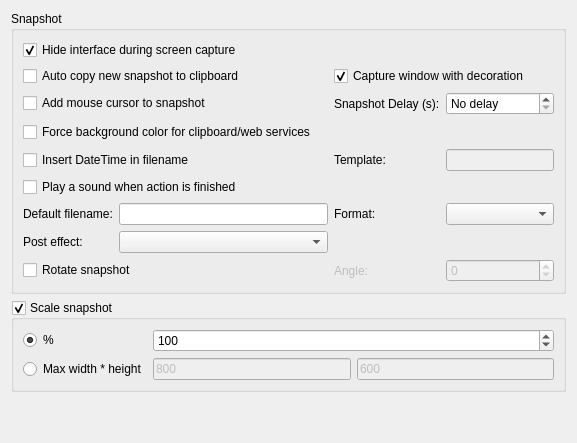
         <widget class="QWidget" name="tab_4">
          <attribute name="icon">
           <iconset resource="../res/hotshots.qrc">
            <normaloff>:/hotshots/snapshot.png</normaloff>:/hotshots/snapshot.png</iconset>
          </attribute>
          <attribute name="title">
           <string>Snapshot</string>
          </attribute>
          <layout class="QGridLayout" name="gridLayout_15">
           <item row="0" column="0">
            <widget class="QGroupBox" name="groupBox">
             <property name="title">
              <string>Snapshot</string>
             </property>
             <layout class="QGridLayout" name="gridLayout_11">
              <item row="1" column="0" colspan="3">
               <widget class="QCheckBox" name="checkBoxAutoCopyToClipboard">
                <property name="text">
                 <string>Auto copy new snapshot to clipboard</string>
                </property>
               </widget>
              </item>
              <item row="4" column="0" colspan="3">
               <widget class="QCheckBox" name="checkBoxAddDate">
                <property name="toolTip">
                 <string>Inserting current date time into saved filename</string>
                </property>
                <property name="text">
                 <string>Insert DateTime in filename</string>
                </property>
               </widget>
              </item>
              <item row="7" column="0" colspan="2">
               <widget class="QLabel" name="labFilename">
                <property name="text">
                 <string>Default filename:</string>
                </property>
               </widget>
              </item>
              <item row="7" column="3">
               <widget class="QLabel" name="labFormat">
                <property name="text">
                 <string>Format:</string>
                </property>
               </widget>
              </item>
              <item row="4" column="3">
               <widget class="QLabel" name="labMask">
                <property name="text">
                 <string>Template: </string>
                </property>
               </widget>
              </item>
              <item row="4" column="4">
               <widget class="QLineEdit" name="lineEditDateTimeTemplate">
                <property name="enabled">
                 <bool>false</bool>
                </property>
                <property name="sizePolicy">
                 <sizepolicy hsizetype="Preferred" vsizetype="Fixed">
                  <horstretch>0</horstretch>
                  <verstretch>0</verstretch>
                 </sizepolicy>
                </property>
                <property name="minimumSize">
                 <size>
                  <width>0</width>
                  <height>0</height>
                 </size>
                </property>
               </widget>
              </item>
              <item row="7" column="4">
               <widget class="QComboBox" name="comboBoxDefaultFormat">
                <property name="toolTip">
                 <string>Default saving image format</string>
                </property>
               </widget>
              </item>
              <item row="7" column="2">
               <widget class="QLineEdit" name="lineEditDefaultName">
                <property name="toolTip">
                 <string>Default filename</string>
                </property>
               </widget>
              </item>
              <item row="5" column="3" colspan="2">
               <widget class="QLabel" name="labelExampleDateTime">
                <property name="enabled">
                 <bool>false</bool>
                </property>
                <property name="text">
                 <string/>
                </property>
               </widget>
              </item>
              <item row="9" column="0" colspan="2">
               <widget class="QLabel" name="label_2">
                <property name="text">
                 <string>Post effect:</string>
                </property>
               </widget>
              </item>
              <item row="9" column="2">
               <widget class="QComboBox" name="comboBoxPostEffect"/>
              </item>
              <item row="10" column="0" colspan="3">
               <widget class="QCheckBox" name="checkBoxRotateImage">
                <property name="text">
                 <string>Rotate snapshot</string>
                </property>
               </widget>
              </item>
              <item row="10" column="4">
               <widget class="QDoubleSpinBox" name="doubleSpinBoxAngle">
                <property name="enabled">
                 <bool>false</bool>
                </property>
                <property name="decimals">
                 <number>0</number>
                </property>
                <property name="minimum">
                 <double>-360.000000000000000</double>
                </property>
                <property name="maximum">
                 <double>360.000000000000000</double>
                </property>
               </widget>
              </item>
              <item row="10" column="3">
               <widget class="QLabel" name="label_4">
                <property name="enabled">
                 <bool>false</bool>
                </property>
                <property name="text">
                 <string>Angle:</string>
                </property>
               </widget>
              </item>
              <item row="1" column="3" colspan="2">
               <widget class="QCheckBox" name="checkBoxCaptureWithDecoration">
                <property name="text">
                 <string>Capture window with decoration</string>
                </property>
                <property name="checked">
                 <bool>true</bool>
                </property>
               </widget>
              </item>
              <item row="5" column="0" colspan="3">
               <widget class="QCheckBox" name="checkBoxPlaySound">
                <property name="text">
                 <string>Play a sound when action is finished</string>
                </property>
               </widget>
              </item>
              <item row="0" column="0" colspan="3">
               <widget class="QCheckBox" name="checkBoxHideInterface">
                <property name="text">
                 <string>Hide interface during screen capture</string>
                </property>
                <property name="checked">
                 <bool>true</bool>
                </property>
               </widget>
              </item>
              <item row="3" column="0" colspan="3">
               <widget class="QCheckBox" name="checkBoxForceBackgroundColor">
                <property name="text">
                 <string>Force background color for clipboard/web services</string>
                </property>
               </widget>
              </item>
              <item row="3" column="3" colspan="2">
               <widget class="QColorButton" name="pushButtonBackgroundColor">
                <property name="enabled">
                 <bool>false</bool>
                </property>
                <property name="autoFillBackground">
                 <bool>false</bool>
                </property>
                <property name="text">
                 <string/>
                </property>
                <property name="flat">
                 <bool>true</bool>
                </property>
               </widget>
              </item>
              <item row="2" column="0" colspan="3">
               <widget class="QCheckBox" name="checkBoxGrabWithMouseCursor">
                <property name="enabled">
                 <bool>true</bool>
                </property>
                <property name="text">
                 <string>Add mouse cursor to snapshot</string>
                </property>
               </widget>
              </item>
              <item row="2" column="3">
               <widget class="QLabel" name="lblDelay">
                <property name="text">
                 <string>Snapshot Delay (s):</string>
                </property>
                <property name="alignment">
                 <set>Qt::AlignLeading|Qt::AlignLeft|Qt::AlignVCenter</set>
                </property>
                <property name="buddy">
                 <cstring>spinBoxDelay</cstring>
                </property>
               </widget>
              </item>
              <item row="2" column="4">
               <widget class="QSpinBox" name="spinBoxDelay">
                <property name="sizePolicy">
                 <sizepolicy hsizetype="Preferred" vsizetype="Fixed">
                  <horstretch>0</horstretch>
                  <verstretch>0</verstretch>
                 </sizepolicy>
                </property>
                <property name="toolTip">
                 <string>Snapshot delay in seconds</string>
                </property>
                <property name="whatsThis">
                 <string/>
                </property>
                <property name="specialValueText">
                 <string>No delay</string>
                </property>
                <property name="suffix">
                 <string/>
                </property>
               </widget>
              </item>
             </layout>
            </widget>
           </item>
           <item row="1" column="0">
            <widget class="QGroupBox" name="groupBoxScaleSnapshot">
             <property name="title">
              <string>Scale snapshot</string>
             </property>
             <property name="checkable">
              <bool>true</bool>
             </property>
             <layout class="QGridLayout" name="gridLayout_13">
              <item row="0" column="0">
               <widget class="QRadioButton" name="radioButtonPercent">
                <property name="text">
                 <string>%</string>
                </property>
                <property name="checked">
                 <bool>true</bool>
                </property>
               </widget>
              </item>
              <item row="1" column="0">
               <widget class="QRadioButton" name="radioButtonMaxSize">
                <property name="text">
                 <string>Max width * height</string>
                </property>
               </widget>
              </item>
              <item row="1" column="1">
               <widget class="QLineEdit" name="lineEditScaleWidth">
                <property name="enabled">
                 <bool>false</bool>
                </property>
                <property name="text">
                 <string>800</string>
                </property>
               </widget>
              </item>
              <item row="1" column="2">
               <widget class="QLineEdit" name="lineEditScaleHeight">
                <property name="enabled">
                 <bool>false</bool>
                </property>
                <property name="text">
                 <string>600</string>
                </property>
               </widget>
              </item>
              <item row="0" column="1" colspan="2">
               <widget class="QSpinBox" name="spinBoxScalePercent">
                <property name="minimum">
                 <number>1</number>
                </property>
                <property name="maximum">
                 <number>999</number>
                </property>
                <property name="value">
                 <number>100</number>
                </property>
               </widget>
              </item>
             </layout>
            </widget>
           </item>
           <item row="2" column="0">
            <spacer name="verticalSpacer">
             <property name="orientation">
              <enum>Qt::Vertical</enum>
             </property>
             <property name="sizeHint" stdset="0">
              <size>
               <width>20</width>
               <height>40</height>
              </size>
             </property>
            </spacer>
           </item>
          </layout>
         </widget>
